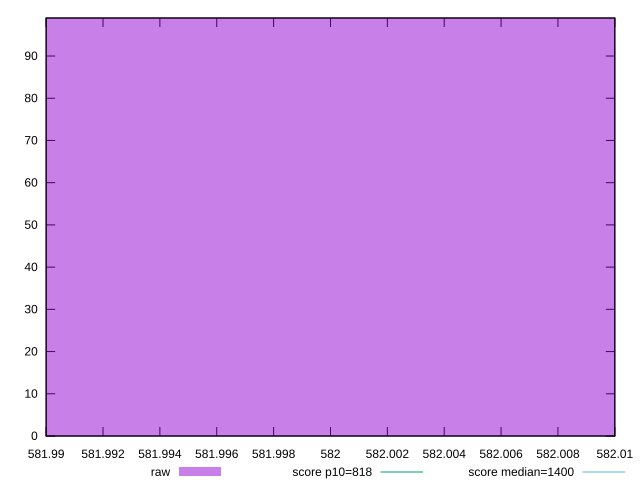

This chart was generated by the following gnuplot code:
reset

$raw <<EOF
582 99
EOF

set key outside below
set boxwidth 0.1
set xrange [581.99:582.01]
set yrange [0:99]
set trange [0:99]
set style fill transparent solid 0.5 noborder

set parametric
set terminal svg size 640, 490 enhanced background rgb 'white'
set output "reports/report_00030_2021-02-24T20-42-31.540Z/dom-size/samples/card/raw/histogram.svg"

plot $raw title "raw" with boxes, \
     818,t title "score p10=818", \
     1400,t title "score median=1400"

reset
